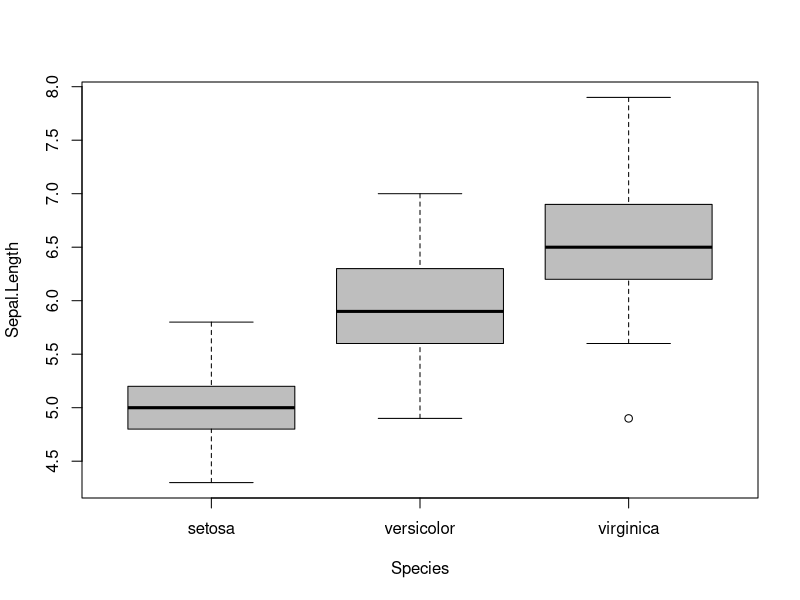
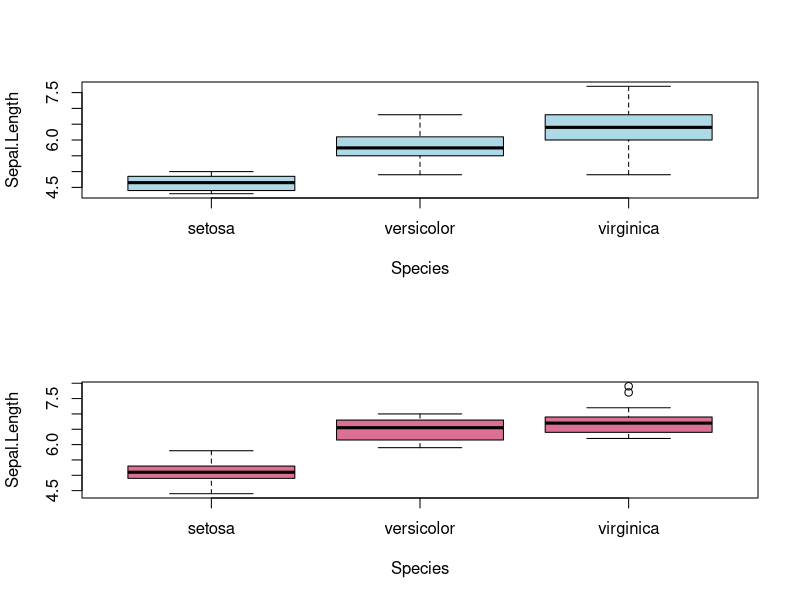
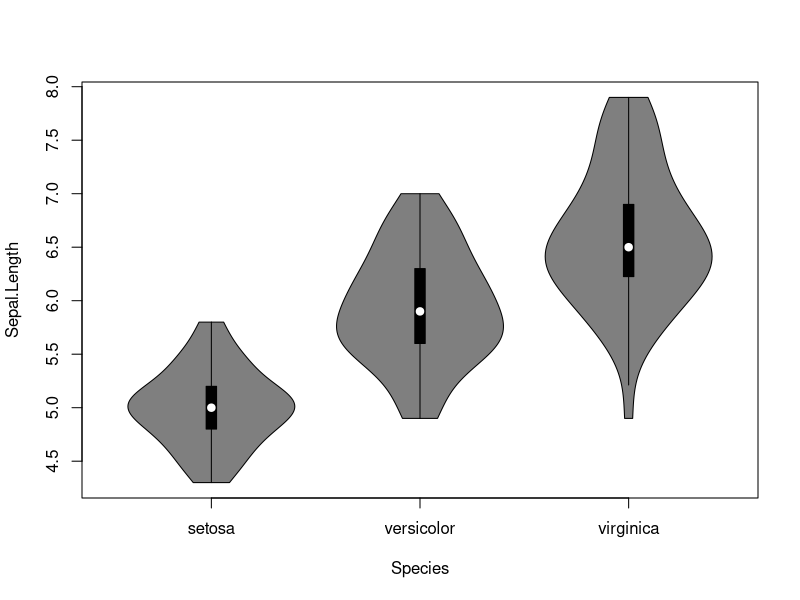
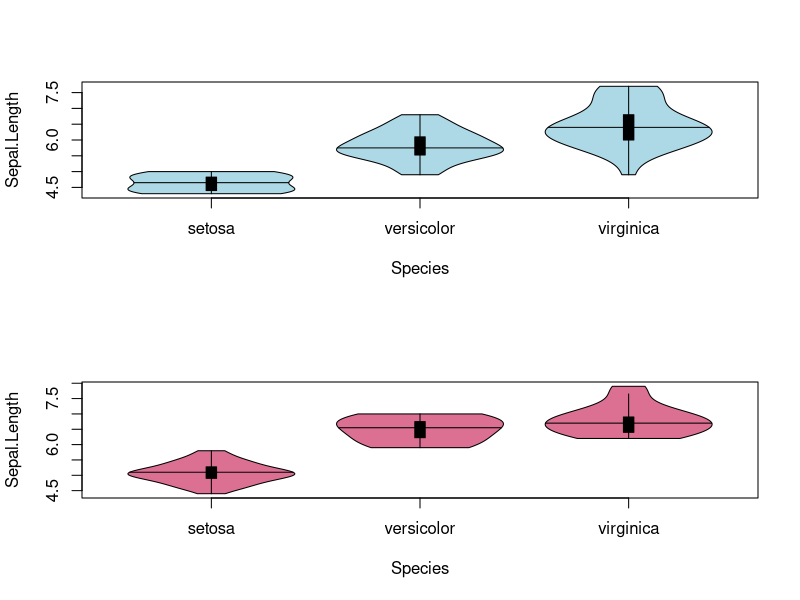
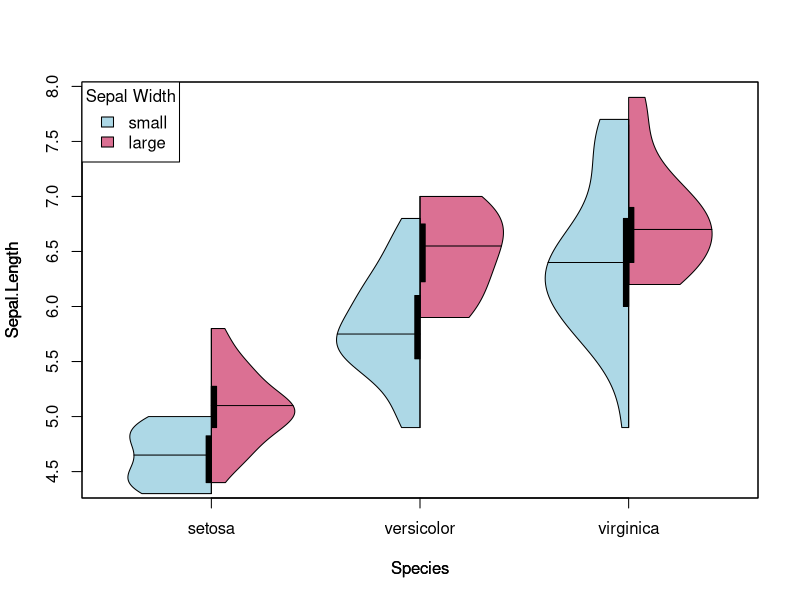
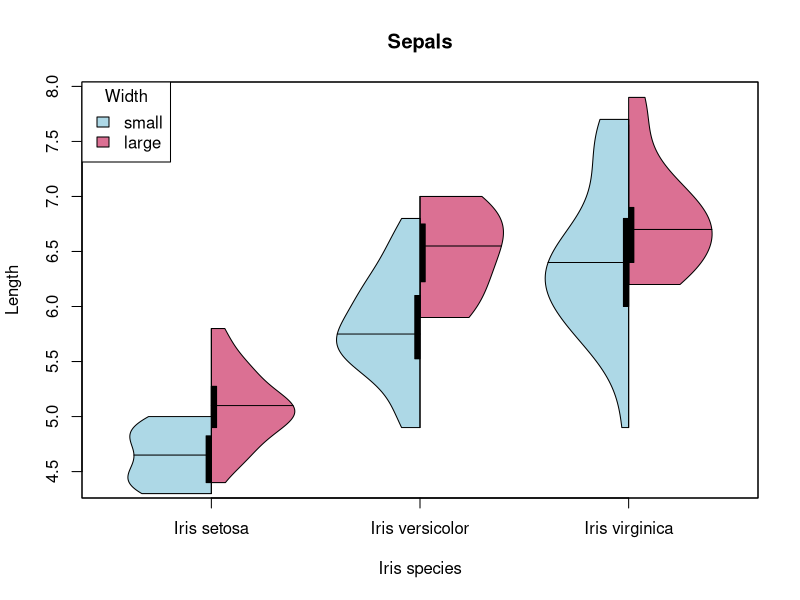
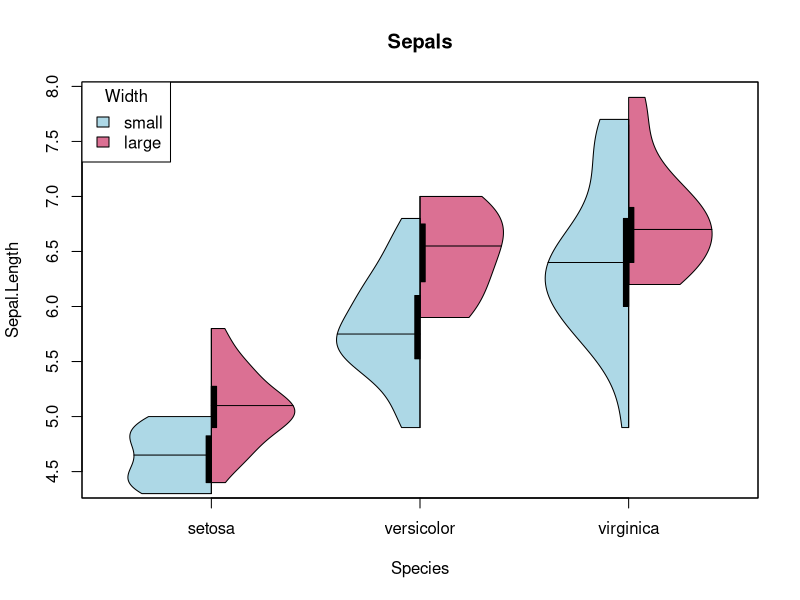
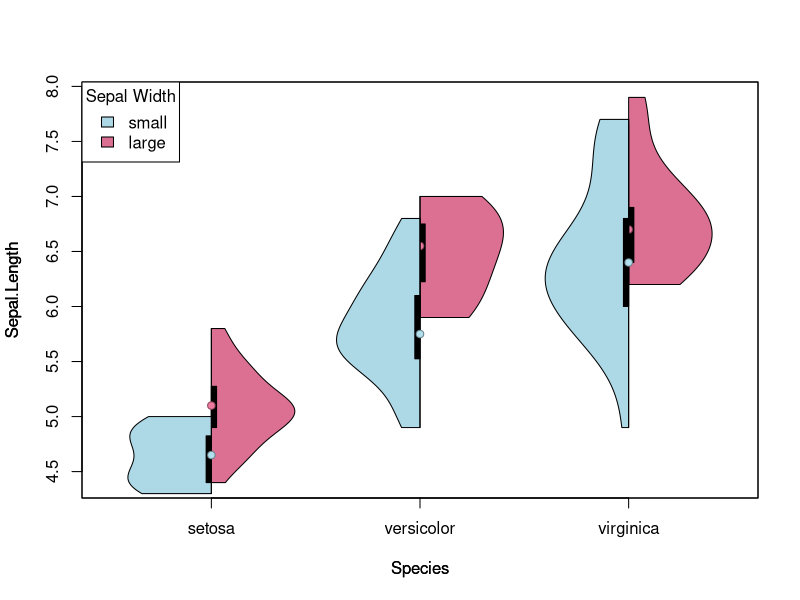

The R source for these figures, in order:
## ---- fig.align = 'center', fig.height = 3, fig.width = 6, fig.keep = 'last'----
library("vioplot")

## ---- message=FALSE-----------------------------------------------------------
data(iris)
summary(iris$Sepal.Width)
table(iris$Sepal.Width > mean(iris$Sepal.Width))
iris_large <- iris[iris$Sepal.Width > mean(iris$Sepal.Width), ]
iris_small <- iris[iris$Sepal.Width <= mean(iris$Sepal.Width), ]

## ---- fig.align = 'center', fig.height = 3, fig.width = 6, fig.keep = 'last'----
boxplot(Sepal.Length~Species, data=iris, col="grey")

## ----  fig.align = 'center', fig.height = 6, fig.width = 6, fig.keep = 'last'----
{
  par(mfrow=c(2,1))
boxplot(Sepal.Length~Species, data=iris_small, col = "lightblue")
boxplot(Sepal.Length~Species, data=iris_large, col = "palevioletred")
par(mfrow=c(1,1))
}

## ---- fig.align = 'center', fig.height = 3, fig.width = 6, fig.keep = 'last'----
vioplot(Sepal.Length~Species, data=iris)

## ----  fig.align = 'center', fig.height = 6, fig.width = 6, fig.keep = 'last'----
{
  par(mfrow=c(2,1))
vioplot(Sepal.Length~Species, data=iris_small, col = "lightblue", plotCentre = "line")
vioplot(Sepal.Length~Species, data=iris_large, col = "palevioletred", plotCentre = "line")
par(mfrow=c(1,1))
}

## ---- fig.align = 'center', fig.height = 3, fig.width = 6, fig.keep = 'last'----
vioplot(Sepal.Length~Species, data=iris_large, col = "palevioletred", plotCentre = "line", side = "right")
vioplot(Sepal.Length~Species, data=iris_small, col = "lightblue", plotCentre = "line", side = "left", add = T)
title(xlab = "Species", ylab = "Sepal Length")
legend("topleft", fill = c("lightblue", "palevioletred"), legend = c("small", "large"), title = "Sepal Width")

## ---- fig.align = 'center', fig.height = 3, fig.width = 6, fig.keep = 'last'----
vioplot(Sepal.Length~Species, data=iris_large, col = "palevioletred", plotCentre = "line", side = "right", xlab = "Iris species", ylab = "Length", main = "Sepals", names=paste("Iris", levels(iris$Species)))
vioplot(Sepal.Length~Species, data=iris_small, col = "lightblue", plotCentre = "line", side = "left", add = T)
legend("topleft", fill = c("lightblue", "palevioletred"), legend = c("small", "large"), title = "Width")

## ---- fig.align = 'center', fig.height = 3, fig.width = 6, fig.keep = 'last'----
vioplot(Sepal.Length~Species, data=iris_large, col = "palevioletred", plotCentre = "line", side = "right")
vioplot(Sepal.Length~Species, data=iris_small, col = "lightblue", plotCentre = "line", side = "left", add = T, xlab = "Iris species", ylab = "Length", main = "Sepals", names=paste("Iris", levels(iris$Species)))
legend("topleft", fill = c("lightblue", "palevioletred"), legend = c("small", "large"), title = "Width")

## ---- fig.align = 'center', fig.height = 3, fig.width = 6, fig.keep = 'last'----
vioplot(Sepal.Length~Species, data=iris_large, col = "palevioletred", plotCentre = "point", side = "right", pchMed = 21, colMed = "palevioletred4", colMed2 = "palevioletred2")
vioplot(Sepal.Length~Species, data=iris_small, col = "lightblue", plotCentre = "point", side = "left", pchMed = 21, colMed = "lightblue4", colMed2 = "lightblue2", add = T)
title(xlab = "Species", ylab = "Sepal Length")
legend("topleft", fill = c("lightblue", "palevioletred"), legend = c("small", "large"), title = "Sepal Width")

## ---- fig.align = 'center', fig.height = 3, fig.width = 6, fig.keep = 'last'----
vioplot(Sepal.Length~Species, data=iris_large, col = "palevioletred", plotCentre = "point", side = "right", pchMed = 21, colMed = "palevioletred4", colMed2 = "palevioletred2")
vioplot(Sepal.Length~Species, data=iris_small, col = "lightblue", plotCentre = "point", side = "left", pchMed = 21, colMed = "lightblue4", colMed2 = "lightblue2", add = T)
points(1:length(levels(iris$Species)), as.numeric(sapply(levels(iris$Species), function(species) median(iris_large[grep(species, iris_large$Species),]$Sepal.Length))), pch = 21, col = "palevioletred4", bg = "palevioletred2")
title(xlab = "Species", ylab = "Sepal Length")
legend("topleft", fill = c("lightblue", "palevioletred"), legend = c("small", "large"), title = "Sepal Width")

## ---- fig.align = 'center', fig.height = 3, fig.width = 6, fig.keep = 'last'----
vioplot(Sepal.Length~Species, data=iris_large, col = "palevioletred", plotCentre = "line", side = "right", pchMed = 21, colMed = "palevioletred4", colMed2 = "palevioletred2")
vioplot(Sepal.Length~Species, data=iris_small, col = "lightblue", plotCentre = "line", side = "left", pchMed = 21, colMed = "lightblue4", colMed2 = "lightblue2", add = T)
points(1:length(levels(iris$Species)), as.numeric(sapply(levels(iris$Species), function(species) median(iris_large[grep(species, iris_large$Species),]$Sepal.Length))), pch = 21, col = "palevioletred4", bg = "palevioletred2")
points(1:length(levels(iris$Species)), as.numeric(sapply(levels(iris$Species), function(species) median(iris_small[grep(species, iris_small$Species),]$Sepal.Length))), pch = 21, col = "lightblue4", bg = "lightblue2")
title(xlab = "Species", ylab = "Sepal Length")
legend("topleft", fill = c("lightblue", "palevioletred"), legend = c("small", "large"), title = "Sepal Width")
